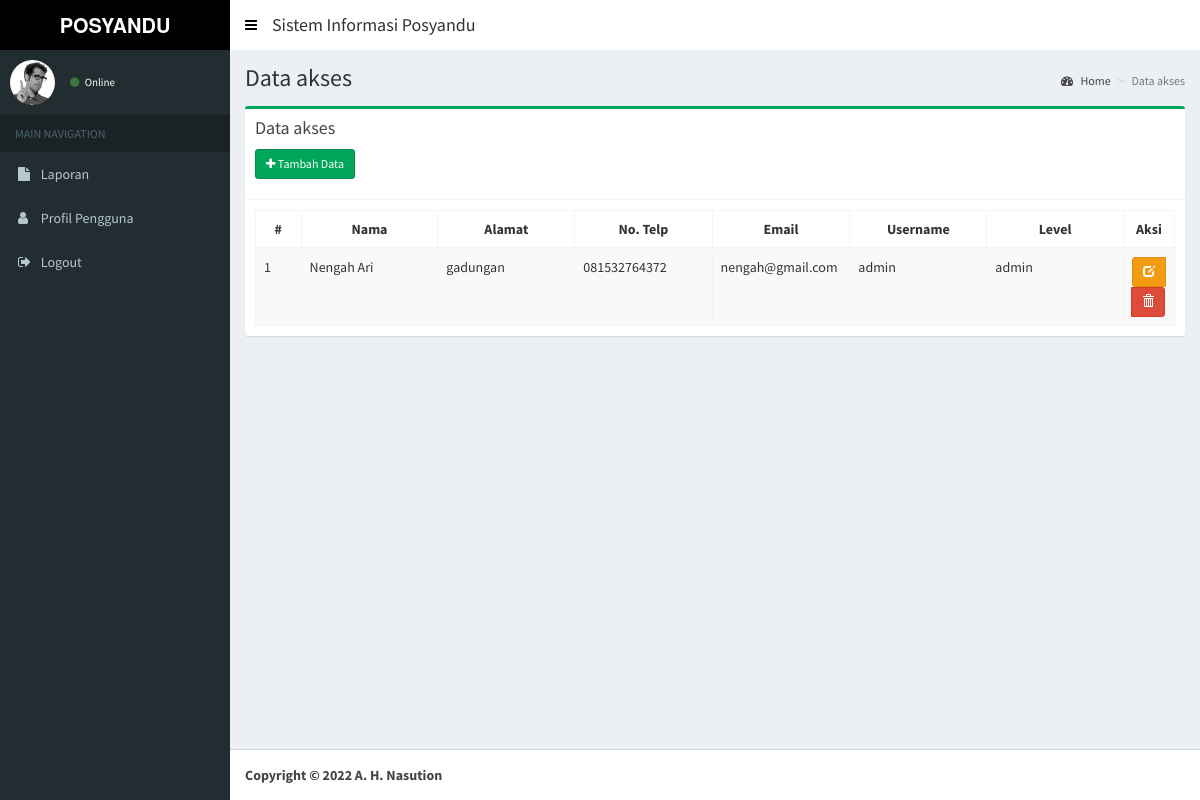
Before: /index.php/akses with the older database file.
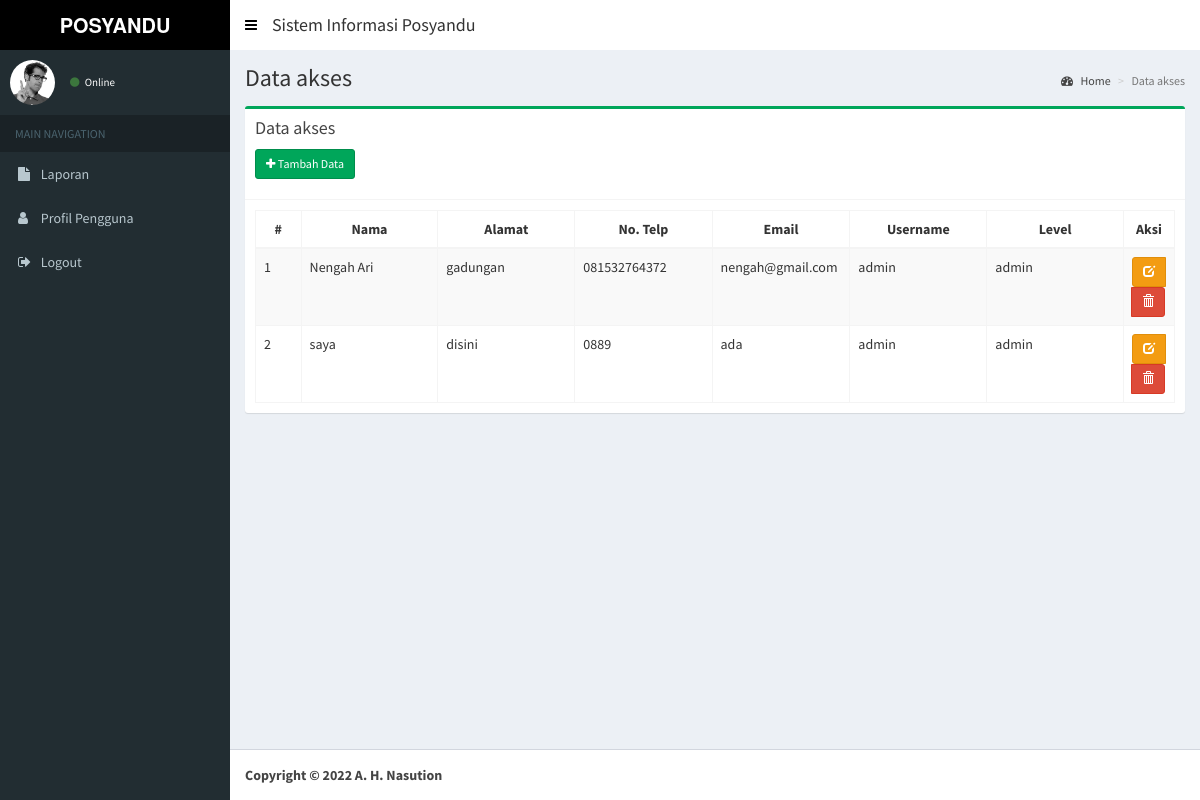
After: the same page with the newer database file.
### tables this page shows
CREATE TABLE `akses` (
  `id_pengguna` int NOT NULL,
  `nama_pengguna` varchar(50) NOT NULL,
  `alamat` varchar(50) NOT NULL,
  `telp` varchar(12) NOT NULL,
  `email` varchar(50) NOT NULL,
  `username` varchar(30) NOT NULL,
  `password` varchar(30) NOT NULL,
  `level` enum('lurah','sekretaris','admin') NOT NULL
);

### application/views/layout/v_content.php (called while the page is built, shortened)
 	<?php
	if ($content)
	{
		$this->load->view($content);
	}
?>

### application/controllers/Akses.php (called while the page is built, shortened)
<?php
class Akses extends CI_Controller {
	public function __construct()
	{
		$this->load->model('Akses_model', 'akses');
		$this->load->helper('tgl_indo');
		$this->load->helper('security');
	}
	public function index()
	{
		$data = array(
			'title'			=> 'SISTEM SURAT',
			'judul'			=> 'Data akses',
			'data' 			=> $this->akses->tabel()->result(),
			'content'		=> 'akses/v_content',
			'ajax'	 		=> 'akses/v_ajax'
		);
		$this->load->view('layout/v_wrapper', $data, FALSE);
	}
}

### index.php (called while the page is built, shortened)
<?php
require_once BASEPATH.'core/CodeIgniter.php';

### application/models/Akses_model.php (called while the page is built, shortened)
<?php
class Akses_model extends CI_Model {
	public function tabel($where = null)
	{
		if($where == null){
			$this->db->select('*');
			$this->db->from('akses');
			$this->db->order_by('akses.id_pengguna', 'Asc');
			$query = $this->db->get();
		}else{
			$this->db->select('*');
			$this->db->from('akses');
			$this->db->order_by('akses.id_pengguna', 'Asc');
			$this->db->where($where);
			$query = $this->db->get();
		}
		return $query;
	}
}

### application/views/akses/v_content.php (the view, shortened to what this page needs)
<section class="content-header">
  <h1>
    <?= $judul ?>
  </h1>
  <ol class="breadcrumb">
    <li><a href="<?= base_url() ?>dashboard"><i class="fa fa-dashboard"></i> Home</a></li>
    <li class="active"><?= $judul ?></li>
  </ol>
</section>
<section class="content">
  <div class="row">
    <div class="col-xs-12">
      <div class="box box-success">
        <div class="box-header with-border">
          <h3 class="box-title">Data akses</h3>
          <div style="padding-top: 10px;">
          <p><a href="<?= base_url(); ?>akses/add" class="btn btn-sm btn-success icon-btn"><i class="fa fa-plus"></i> Tambah Data</a></p>
          </div>
        </div>
        <div class="box-body">
          <table id="example1" class="table table-bordered table-striped" style="width: 100%;">
              <thead>
                  <tr>
                      <th style="width: 5%;text-align: center;">#</th>
                      <th style="width: 15%;text-align: center;">Nama</th>
                      <th style="width: 15%;text-align: center;">Alamat</th>
                      <th style="width: 15%;text-align: center;">No. Telp</th>
                      <th style="width: 15%;text-align: center;">Email</th>
                      <th style="width: 15%;text-align: center;">Username</th>
                      <th style="width: 15%;text-align: center;">Level</th>
                      <th style="width: 13%;text-align: center;">Aksi</th>
                  </tr>
              </thead>
              <tbody>
                  <?php $total= 0; $no=1; foreach($data as $row){  ?>
                  <tr>
                      <td><?= $no++ ?></td>
                      <td><?= $row->nama_pengguna ?></td>
                      <td><?= $row->alamat ?></td>
                      <td><?= $row->telp ?></td>
                      <td><?= $row->email ?></td>
                      <td><?= $row->username ?></td>
                      <td><?= $row->level ?></td>
                      <td style="text-align: center;">
                          <form action="<?= base_url() ?>akses/delete/<?= $row->id_pengguna ?>" method="post">
                              <div class="btn-group">
                                  <a href="<?= base_url() ?>akses/edit/<?= $row->id_pengguna ?>" class=" btn btn-sm btn-warning" data-toggle="tooltip" title="Edit"><span class="glyphicon glyphicon-edit"></span></a>
                                  <button class="btn btn-sm btn-danger" type="submit" onclick="return confirm('Yakin ingin menghapus data?')" data-toggle="tooltip" title="Hapus"><span class="glyphicon glyphicon-trash"></span></button>
                              </div>
                          </form>
                      </td>
                  </tr>
                <?php } ?>
              </tbody>
          </table>
        </div>
      </div>
    </div>
  </div>
</section>

Changed rows visible on the page:
added akses: nama_pengguna "saya", alamat "disini", telp "0889", email "ada", username "admin", level "admin"
